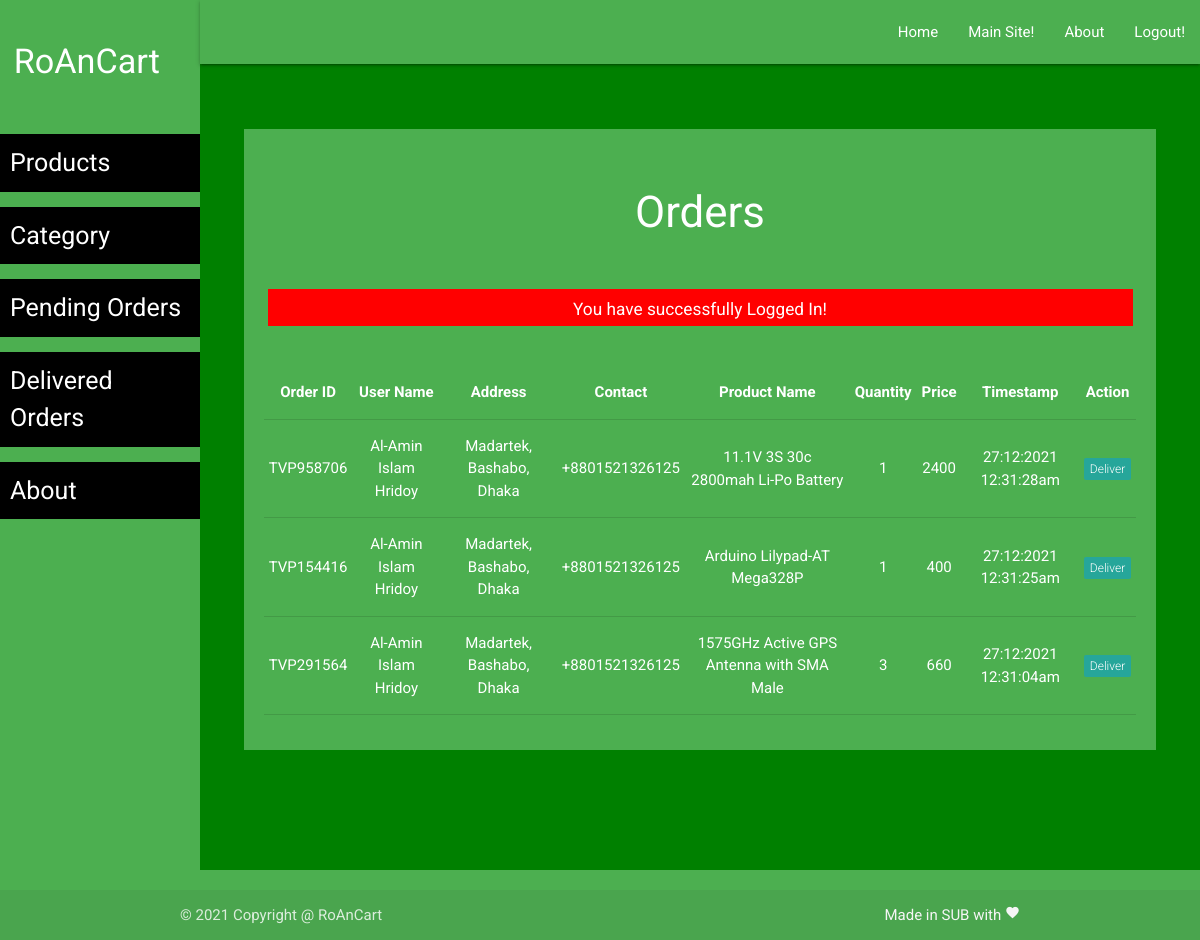
The app's page /admin/order-list.php (signed in), older data.
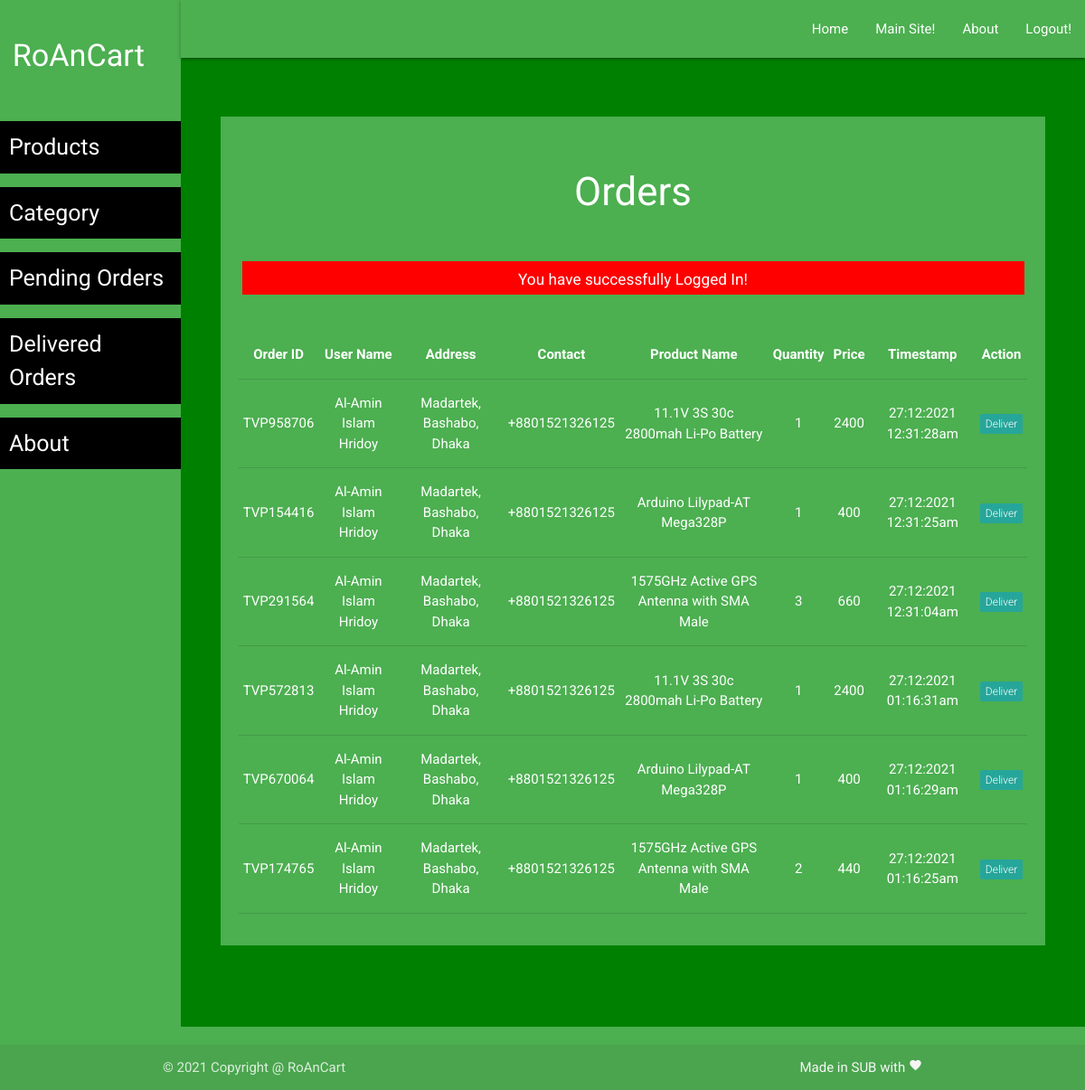
The same page, newer data.
### tables this page shows
CREATE TABLE `orders` (
  `id` int NOT NULL,
  `order_id` varchar(20) NOT NULL,
  `user_id` varchar(10) NOT NULL,
  `product_id` varchar(10) NOT NULL,
  `product_name` text NOT NULL,
  `quantity` int NOT NULL DEFAULT '1',
  `user_name` varchar(100) NOT NULL,
  `price` int NOT NULL,
  `timestamp` varchar(50) NOT NULL
);

CREATE TABLE `users` (
  `id` int NOT NULL,
  `name` varchar(50) DEFAULT NULL,
  `email` varchar(50) DEFAULT NULL,
  `phone` varchar(14) NOT NULL,
  `address` text NOT NULL,
  `password` varchar(100) DEFAULT NULL,
  `timestamp` varchar(100) DEFAULT NULL
);

CREATE TABLE `product` (
  `id` int NOT NULL,
  `cat_id` int NOT NULL,
  `image` text NOT NULL,
  `pname` varchar(50) NOT NULL,
  `price` int NOT NULL,
  `stock` int NOT NULL DEFAULT '0',
  `description` text NOT NULL
);

### admin/order-list.php (the view, shortened to what this page needs)
<?php require('layout/header.php'); ?>
<?php require('layout/left-sidebar-long.php'); ?>
<?php require('layout/topnav.php'); ?>
<?php require('layout/left-sidebar-short.php'); ?>
<?php
require('../backends/connection-pdo.php');
$sql = 'SELECT * FROM orders';
$query  = $pdoconn->prepare($sql);
$query->execute();
$arr_all = $query->fetchAll(PDO::FETCH_ASSOC);
?>
<div class="section white-text" style="background: #4caf50;">
	<div class="section">
		<h3>Orders</h3>
	</div>
  <?php
    if (isset($_SESSION['msg'])) {
        echo '<div class="section center" style="margin: 5px 35px;"><div class="row" style="background: red; color: white;">
        <div class="col s12">
            <h6>'.$_SESSION['msg'].'</h6>
            </div>
        </div></div>';
    }
    ?>
	<div class="section center" style="padding: 20px;">
		<table class="centered responsive-table">
        <thead>
          <tr>
              <th>Order ID</th>
              <th>User Name</th>
              <th>Address</th>
              <th>Contact</th>
              <th>Product Name</th>
              <th>Quantity</th>
              <th>Price</th>
              <th>Timestamp</th>
              <th>Action</th>
          </tr>
        </thead>
        <tbody>
          <?php
            foreach ($arr_all as $key) {
              $sql = 'SELECT * FROM product WHERE id = '.$key['product_id'].' LIMIT 1';
              $query  = $pdoconn->prepare($sql);
              $query->execute();
              $product = $query->fetchAll(PDO::FETCH_ASSOC);
              $sql = 'SELECT * FROM users WHERE id = '.$key['user_id'].' LIMIT 1';
              $query  = $pdoconn->prepare($sql);
              $query->execute();
              $user = $query->fetchAll(PDO::FETCH_ASSOC);
          ?>
          <tr>
            <td><?php echo $key['order_id']; ?></td>
            <td><?php echo $user[0]['name']; ?></td>
            <td><?php echo $user[0]['address']; ?></td>
            <td><?php echo $user[0]['phone']; ?></td>
            <td><?php echo $product[0]['pname']; ?></td>
            <td><?php echo $key['quantity']; ?></td>
            <td><?php echo $product[0]['price']*$key['quantity']; ?></td>
            <td><?php echo $key['timestamp']; ?></td>
            <td><a href="../backends/admin/order-delete.php?id=<?php echo $key['order_id']; ?>"><span class="new badge" data-badge-caption="">Deliver</span></a></td>
          </tr>
          <?php } ?>
        </tbody>
      </table>
	</div>
</div>
<?php require('layout/footer.php'); ?>

### admin/layout/header.php (shortened to what this page needs)
<!DOCTYPE html>
<html lang="en">
<head>
    <link rel="stylesheet" href="../css/form-style.css">
    <link rel="stylesheet" href="https://cdnjs.cloudflare.com/ajax/libs/materialize/1.0.0/css/materialize.css">
</head>
<body>

### admin/layout/left-sidebar-long.php
<div class="row" style="background-color: green">
			<div class="col s2 left-sidebar green" id="left-sidebar">
				<div class="row">
					<div class="col">
						<h4 class="heading-name">RoAnCart</h4>
					</div>
				</div>
				<ul class="nav nav-sidebar list-group">
				    <li class="list-group-item active"><a href="product-list.php">Products</a></li>
				    <li class="list-group-item"><a href="category-list.php">Category</a></li>
				    <li class="list-group-item"><a href="order-list.php">Pending Orders</a></li>
					<li class="list-group-item"><a href="order-list-old.php">Delivered Orders</a></li>
				    <li class="list-group-item modal-trigger" data-target="modal1"><a href="#">About</a></li>
				</ul>
			</div>

### admin/layout/topnav.php (shortened to what this page needs)
<div class="col s10" id="topnav">
				<nav class="green">
				    <div class="nav-wrapper">
				      <ul class="right hide-on-med-and-down">
				        <li><a href="dashboard.php">Home</a></li>
				        <li><a href="../">Main Site!</a></li>
				        <li data-target="modal1" class="modal-trigger"><a href="#">About</a></li>
				        <li><a href="logout.php">Logout!</a></li>
				      </ul>
				    </div>
				  </nav>

### admin/layout/left-sidebar-short.php (shortened to what this page needs)
<div class="container" style="width:90%; background-color: green; max-width:1500px">
		<div class="row maincontent" style="background-color: green">
			<div class="col s12 center" style="background-color: green">

### admin/layout/footer.php (shortened to what this page needs)
					</div>
				</div>
		</div>
			</div>
		</div>
		<section class="ffooter">
				<footer class="page-footer green">
		          <div class="footer-copyright">
		            <div class="container">
		            © 2021 Copyright @ RoAnCart
		            <a class="grey-text text-lighten-4 right" href="https://www.stamforduniversity.edu.bd/index.php/stamford/student_dashboard">Made in SUB with <span><i class="tiny material-icons">favorite</i></span></a>
		            </div>
		          </div>
		        </footer>
			</section>
</body>
</html>

### css/form-style.css (style rules this page uses)
body { background: #4caf50; font-family: "Roboto", sans-serif; -webkit-font-smoothing: antialiased; -moz-osx-font-smoothing: grayscale; }
.left-sidebar { height: 100vh; background-color: #bf373d; }
.row { margin-bottom: 0 !important; }
.col { padding: 0 !important; }
.heading-name { padding-left: 25px; font-style: bold; color: white; padding-top: 20px; }
li.list-group-item a { color: white; }
li.list-group-item { margin-bottom: 15px; cursor: pointer; }
.list-group-item { background-color: black; font-style: bold; font-size: 25px; padding: 10px; color: #fff; }
.nav.nav-sidebar.list-group { margin-top: 40px; }
.maincontent { margin-top: 45px; padding: 20px 5px; }

Row changes from the older to the newer data that the page shows:
added orders: order "TVP572813", user.name "Al-Amin Islam Hridoy", user.address "Madartek, Bashabo, Dhaka", user.phone "+8801521326125", product.pname "11.1V 3S 30c 2800mah Li-Po Battery", quantity "1", $product[0]['price']*$key['quantity'] "2400", timestamp "27:12:2021 01:16:31am"
added orders: order "TVP670064", user.name "Al-Amin Islam Hridoy", user.address "Madartek, Bashabo, Dhaka", user.phone "+8801521326125", product.pname "Arduino Lilypad-AT Mega328P", quantity "1", $product[0]['price']*$key['quantity'] "400", timestamp "27:12:2021 01:16:29am"
added orders: order "TVP174765", user.name "Al-Amin Islam Hridoy", user.address "Madartek, Bashabo, Dhaka", user.phone "+8801521326125", product.pname "1575GHz Active GPS Antenna with SMA Male", quantity "2", $product[0]['price']*$key['quantity'] "440", timestamp "27:12:2021 01:16:25am"
